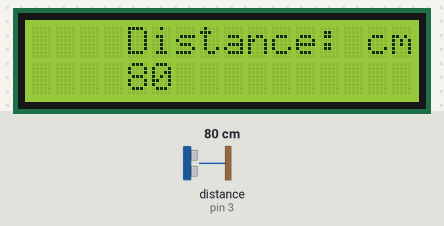
A sketch run on a simulated Arduino Uno, built with avr-gcc and run on an emulated ATmega328P. Shown: 16×2 character LCD. The inputs (shaded band) are chosen by the test bench; at power-on: distance to the obstacle (sensor on pin 3) 80 cm. The echo pulse lasts 58.3 µs per cm.

Above: at 1.2 s.
1.3 s: distance to the obstacle (sensor on pin 3) set to 2 cm
At 2.5 s:
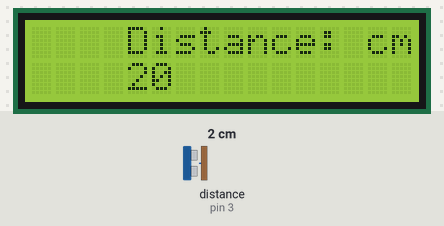
2.8 s: distance to the obstacle (sensor on pin 3) set to 4 cm
At 3.7 s:
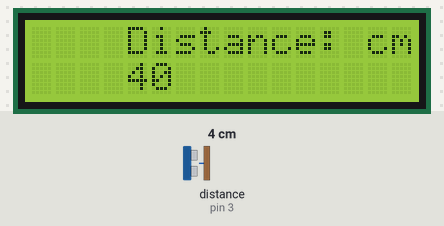
4.3 s: distance to the obstacle (sensor on pin 3) set to 9 cm
At 4.9 s:
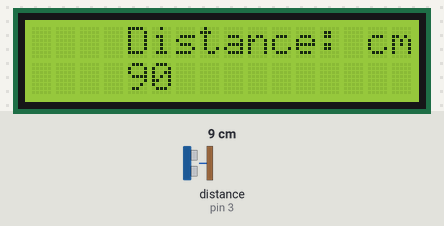
Timing chart, 0 to 7.3 s (numbered marks = the images above; inputs shaded):
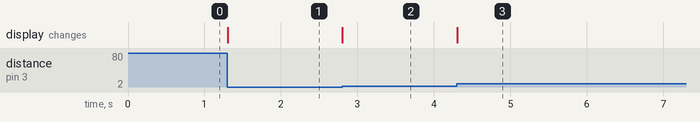

Measured:
- after the input at 1.3 s, the display: changes at once (image 1)
- after the input at 2.8 s, the display: changes at once (image 2)
- after the input at 4.3 s, the display: changes at once (image 3)

The sketch:

uslcd.ino
```cpp
/*
US HC SR04 SENSOR TO UNO BOARD
VCC-5V
GND-GND
TRIG PIN -D PIN2
ECHO PIN -D PIN 3

//GND -GND2 powerr
//VCC-5V  POWER pin
//SDA- A4
//SCL- A5


*/
#include <Ultrasonic.h>
#include <LiquidCrystal_I2C.h>
#include<Wire.h>
Ultrasonic ultrasonic(2, 3);
LiquidCrystal_I2C lcd(0x27,16,2);  // set the LCD address to 0x3F for a 16 chars and 2 line display
void setup()
{
  lcd.init();
  lcd.clear();
  lcd.backlight();
  lcd.setCursor(4,0);
  lcd.print("Distance: cm");
}
void loop()
{
  int distance = ultrasonic.distanceRead();
  lcd.setCursor(4, 1);
  lcd.print(distance);

}


/*
#include<Wire.h>
#include <LiquidCrystal_I2C.h>
LiquidCrystal_I2C lcd(0x27,16,2);  // set the LCD address to 0x3F for a 16 chars and 2 line display

void setup() {
  lcd.init();
  lcd.clear();
  lcd.backlight();      // Make sure backlight is on

  // Print a message on both lines of the LCD.

}

void loop() {
  lcd.setCursor(4,0);   //Set cursor to character 2 on line 0
  lcd.print("WELCOME");
  delay(1000);
  lcd.clear();

  lcd.setCursor(6,0);   //Set cursor to character 2 on line 0
  lcd.print("TO");
  delay(1000);
  lcd.clear();

  lcd.setCursor(4,1);   //Move cursor to character 2 on line 1
  lcd.print("HIMANSHU");
  delay(1000);
  lcd.clear();

}
*/
```
